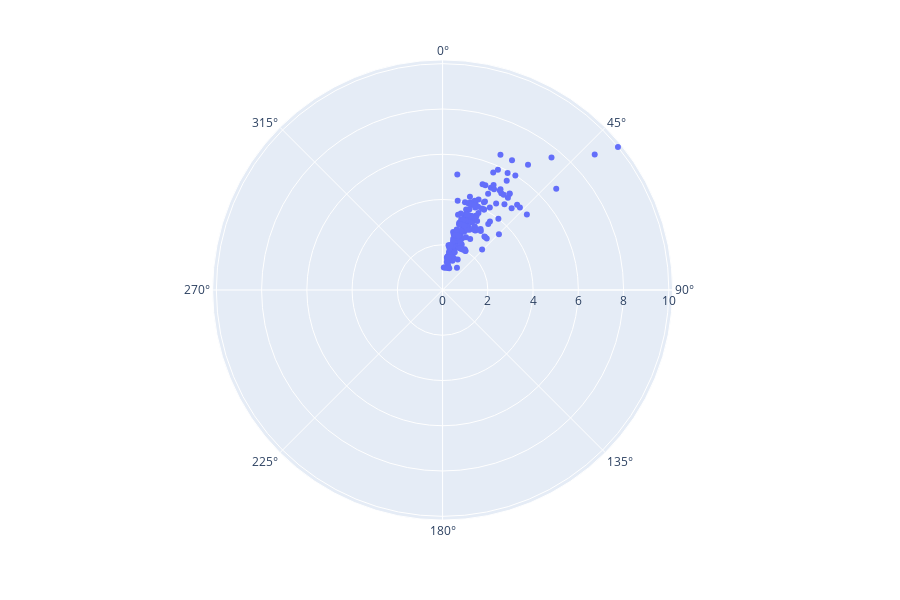

Notebook code for this chart:
### Code cell
px.scatter_polar(data, r='tip', theta='total_bill')

### Figure 1 — Plotly figure (JSON) as saved in the notebook; plotly's stock layout.template omitted (floating-point values rounded to 4 significant figures; data arrays with more than 128 entries replaced by an {"elided": "..."} marker saying what was removed)
{"data": [{"hoverlabel": {"namelength": 0}, "hovertemplate": "tip=%{r}<br>total_bill=%{theta}", "legendgroup": "", "marker": {"color": "#636efa", "symbol": "circle"}, "mode": "markers", "name": "", "r": {"elided": "244 float values"}, "showlegend": false, "subplot": "polar", "theta": {"elided": "244 float values"}, "type": "scatterpolar"}], "layout": {"height": 600, "legend": {"tracegroupgap": 0}, "margin": {"t": 60}, "polar": {"angularaxis": {"direction": "clockwise", "rotation": 90}, "domain": {"x": [0, 0.98], "y": [0, 1]}}}}
